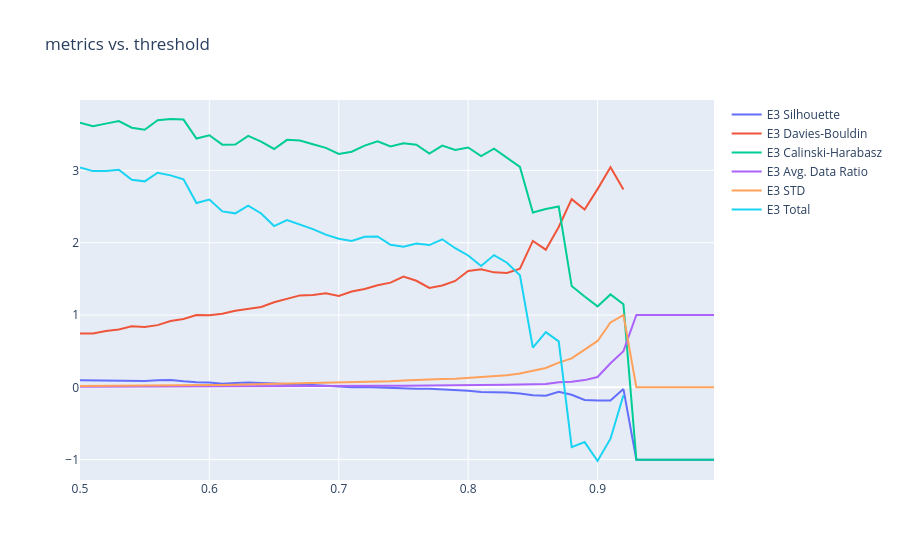
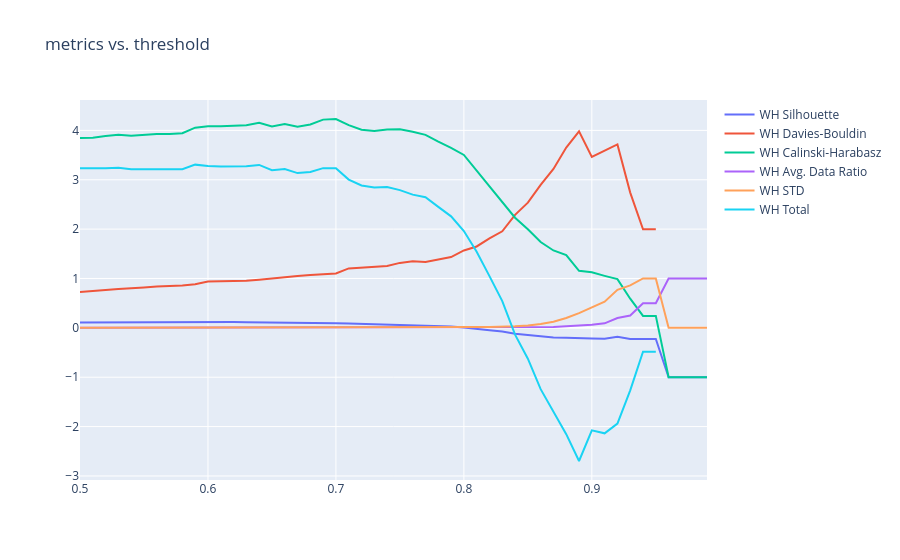
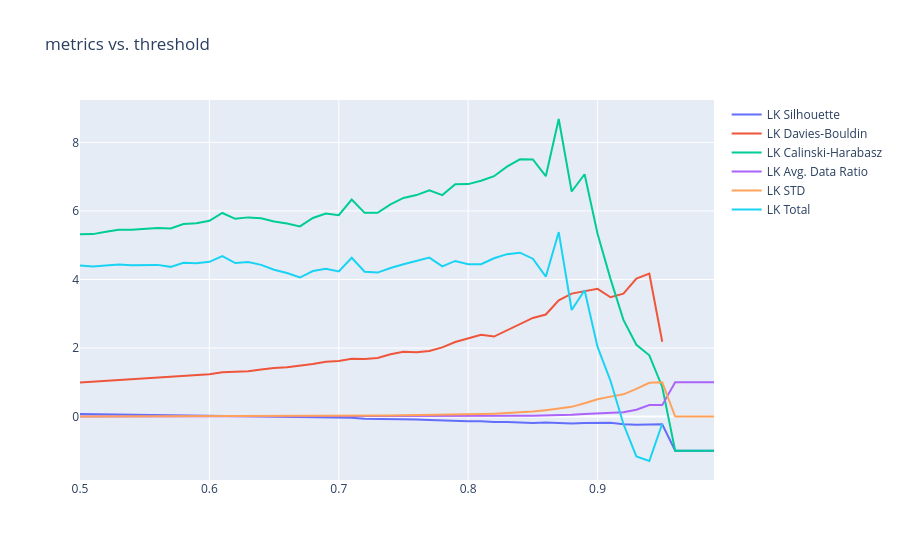

The notebook cell these images were saved under, in order:
### Markdown cell above
Line plot threshold vs. metrics: is there a sharp change in the curve/plot at a specific threshold?

### Code cell
import plotly.graph_objects as go

layout = dict(
    hoversubplots="axis",
    title=dict(text="metrics vs. threshold"),
    hovermode="x",
    grid=dict(rows=1, columns=1),
)

data = [
    [
        go.Scatter(x=e3_thresholds, y=e3_metrics[:, 0], xaxis='x', yaxis='y', name='E3 Silhouette'),
        go.Scatter(x=e3_thresholds, y=e3_metrics[:, 1], xaxis='x', yaxis='y', name='E3 Davies-Bouldin'),
        go.Scatter(x=e3_thresholds, y=e3_metrics[:, 2], xaxis='x', yaxis='y', name='E3 Calinski-Harabasz'),
        go.Scatter(x=e3_thresholds, y=e3_metrics[:, 4], xaxis='x', yaxis='y', name='E3 Avg. Data Ratio'),
        go.Scatter(x=e3_thresholds, y=e3_metrics[:, 5] / max(e3_metrics[:, 5]), xaxis='x', yaxis='y', name='E3 STD'),
        go.Scatter(x=e3_thresholds, y=e3_metrics[:, 0] - e3_metrics[:, 1] + e3_metrics[:, 2] + e3_metrics[:, 4] + e3_metrics[:, 5] / max(e3_metrics[:, 5]), xaxis='x', yaxis='y', name='E3 Total'),
    ],
    [
        go.Scatter(x=wh_thresholds, y=wh_metrics[:, 0], xaxis='x', yaxis='y', name='WH Silhouette'),
        go.Scatter(x=wh_thresholds, y=wh_metrics[:, 1], xaxis='x', yaxis='y', name='WH Davies-Bouldin'),
        go.Scatter(x=wh_thresholds, y=wh_metrics[:, 2], xaxis='x', yaxis='y', name='WH Calinski-Harabasz'),
        go.Scatter(x=wh_thresholds, y=wh_metrics[:, 4], xaxis='x', yaxis='y', name='WH Avg. Data Ratio'),
        go.Scatter(x=wh_thresholds, y=wh_metrics[:, 5] / max(wh_metrics[:, 5]), xaxis='x', yaxis='y', name='WH STD'),
        go.Scatter(x=wh_thresholds, y=wh_metrics[:, 0] - wh_metrics[:, 1] + wh_metrics[:, 2] + wh_metrics[:, 4] + wh_metrics[:, 5] / max(wh_metrics[:, 5]), xaxis='x', yaxis='y', name='WH Total'),
    ],
    [
        go.Scatter(x=lk_thresholds, y=lk_metrics[:, 0], xaxis='x', yaxis='y', name='LK Silhouette'),
        go.Scatter(x=lk_thresholds, y=lk_metrics[:, 1], xaxis='x', yaxis='y', name='LK Davies-Bouldin'),
        go.Scatter(x=lk_thresholds, y=lk_metrics[:, 2], xaxis='x', yaxis='y', name='LK Calinski-Harabasz'),
        go.Scatter(x=lk_thresholds, y=lk_metrics[:, 4], xaxis='x', yaxis='y', name='LK Avg. Data Ratio'),
        go.Scatter(x=lk_thresholds, y=lk_metrics[:, 5] / max(lk_metrics[:, 5]), xaxis='x', yaxis='y', name='LK STD'),
        go.Scatter(x=lk_thresholds, y=lk_metrics[:, 0] - lk_metrics[:, 1] + lk_metrics[:, 2] + lk_metrics[:, 4] + lk_metrics[:, 5] / max(lk_metrics[:, 5]), xaxis='x', yaxis='y', name='LK Total'),
    ],
]

for d in data:
    fig = go.Figure(data=d, layout=layout)
    fig.show()
